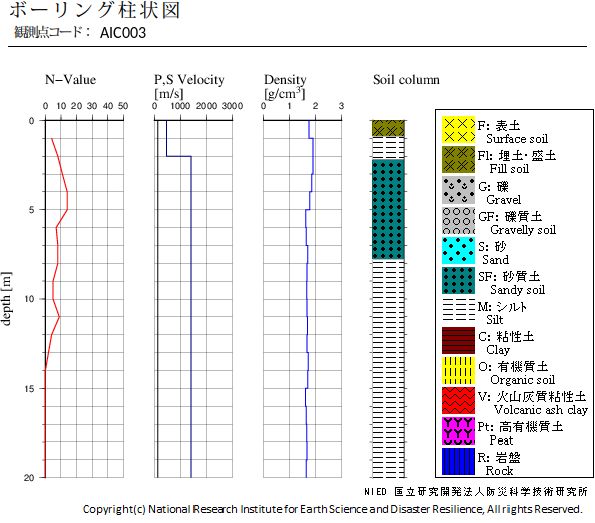
#> input picture Code/knet/AIC003/AIC003_soil_image.png, 595 x 523 px; its folder holds only this picture in this run
$ python data_extraction.py
#> lines starting #> are read from the running program, lines starting #| are printed output that depends on the picture
import os
import glob
import re
import pandas as pd
import numpy as np
import pytesseract
from PIL import Image

# Setup base directory
BASE_DIR = '/Users/jaymukati/Project_CBRI/Code/knet'
OUTPUT_CSV = '/Users/jaymukati/Project_CBRI/Code/clean_kiknet_dataset.csv'
AUDIT_LOG = '/Users/jaymukati/Project_CBRI/Code/extraction_audit_log.txt'

# Fallback/Base dictionary for Lithology
LITHOLOGY_MAP = {
    'F': 'Surface soil',
    'Fl': 'Fill soil',
    'G': 'Gravel',
    'GF': 'Gravelly soil',
    'S': 'Sand',
    'SF': 'Sandy soil',
    'M': 'Silt',
    'C': 'Clay',
    'O': 'Organic soil',
    'V': 'Volcanic ash clay',
    'Pt': 'Peat',
    'R': 'Rock'
}

def run_ocr_for_legend(image_path):
    """
    Uses OCR on the provided PNG to extract the soil column legend
    and updates the LITHOLOGY_MAP.
    """
#> called with image_path = 'Code/knet/AIC003/AIC003_soil_image.png'
    try:
        img = Image.open(image_path)
#> img is the input picture: PIL image 595x523 RGBA; mean R, G, B, A 235.7, 235.9, 235.7, 255
        # Crop the right side of the image where the legend typically is
        width, height = img.size
#> width = 595; height = 523
        legend_crop = img.crop((int(width * 0.65), int(height * 0.15), width, height))
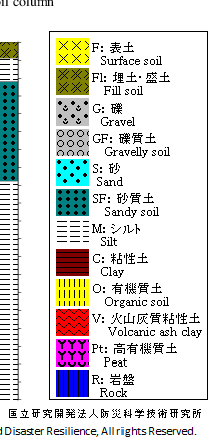
#> legend_crop: PIL image 209x445 RGBA; mean R, G, B, A 217.3, 217.4, 215.5, 255
        text = pytesseract.image_to_string(legend_crop)

        # Look for patterns like "F: Surface soil"
        lines = text.split('\n')
        for line in lines:
            match = re.search(r'([A-Za-z]+)\s*:\s*([A-Za-z\s]+)', line)
            if match:
                abbr = match.group(1).strip()
                desc = match.group(2).strip()
                # Clean up desc
                desc = re.sub(r'[^A-Za-z\s]', '', desc).strip()
                if abbr and desc and len(abbr) <= 2:
                    LITHOLOGY_MAP[abbr] = desc
    except Exception as e:
        print(f"OCR Failed for {image_path}: {e}")

# [58 lines left out: function parse_txt_file, not called in this run]

def main():
    print("Scanning directories...")
    station_dirs = glob.glob(os.path.join(BASE_DIR, '*'))

    # Run OCR on the first available PNG to verify/supplement LITHOLOGY_MAP
    png_files = glob.glob(os.path.join(BASE_DIR, '*', '*.png'))
    if png_files:
        print(f"Running OCR on sample image {png_files[0]} to verify lithology categories...")
        run_ocr_for_legend(png_files[0])
        print("Updated Lithology Map based on OCR & Fallback:")
        for k, v in LITHOLOGY_MAP.items():
            print(f"  {k}: {v}")

    all_data = []
    parsed_count = 0
    missing_txt_count = 0

    print(f"Processing {len(station_dirs)} station directories...")
    for s_dir in station_dirs:
        if not os.path.isdir(s_dir):
            continue

        station_id = os.path.basename(s_dir)
        txt_path = os.path.join(s_dir, f"{station_id}_soil_image.txt")

        if os.path.exists(txt_path):
            station_data = parse_txt_file(txt_path, station_id)
            if station_data:
                all_data.extend(station_data)
                parsed_count += 1
        else:
            missing_txt_count += 1

    df = pd.DataFrame(all_data)

    # Drop rows where target (Vs) is NaN
    initial_len = len(df)
#> (the run stopped early here; a loop or call above may not have finished)

$ run again, on Code/knet/AIC005/AIC005_soil_image.png
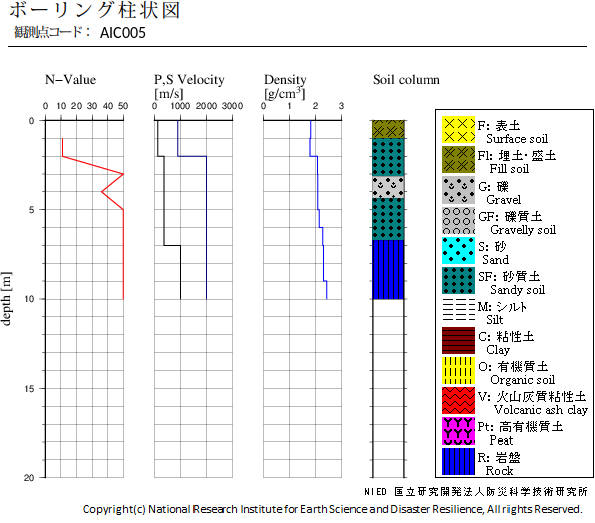
#> input picture Code/knet/AIC005/AIC005_soil_image.png, 595 x 523 px
#> in run_ocr_for_legend, img is the input picture: PIL image 595x523 RGBA; mean R, G, B, A 235.6, 235.7, 236.5, 255
#> in run_ocr_for_legend, `legend_crop = img.crop((int(width * 0.65), int(height * 0.15), width, ..`:
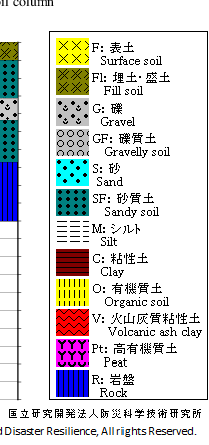
#> legend_crop: PIL image 209x445 RGBA; mean R, G, B, A 216.6, 216.3, 216.6, 255
